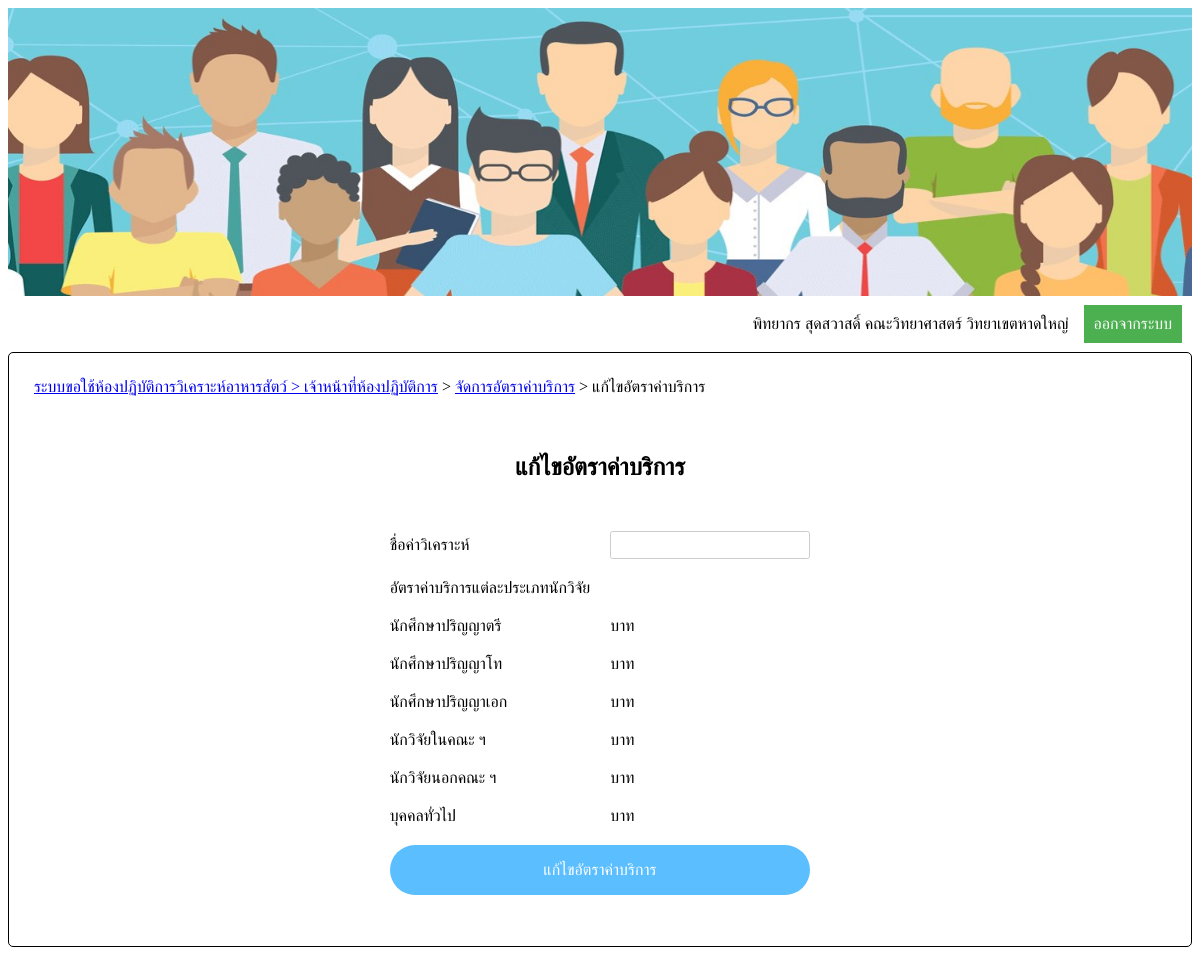
Screenshot of /AAddServiceCharge.php (signed in) with the database file from the repository.
### tables this page shows
CREATE TABLE `categorys` (
  `catCode` int(2) unsigned NOT NULL AUTO_INCREMENT,
  `catName` varchar(30) NOT NULL,
  PRIMARY KEY (`catCode`)
);

### AAddServiceCharge.php (the view, shortened to what this page needs)
<?php
		if(!(isset($_SESSION['memCode']) && isset($_SESSION['memName'])&& isset($_SESSION['facCode'])&& isset($_SESSION['facName'])&& isset($_SESSION['depCode']) && isset($_SESSION['depName'])))
		{
			echo "<script>
					alert('กรุณาเข้าสู่ระบบใหม่อีกครั้ง');
					window.open('login.php','_self');
			</script>";
		}else{
			$memName = $_SESSION['memName'];
			$facName = $_SESSION['facName'];
		}
?>
<html>
<head>
</head>
<body>
<?php
	$anaName = $_REQUEST['anaName'];
?>
	<center>
		<img src='img/hrm_3.jpg'>
	</center>
	<table id='tbLog' cellpadding='5' width='100%'>
		<tr align='right'>
			<td width='90%'>
				<?php echo "$memName $facName วิทยาเขตหาดใหญ่";  ?>
			</td>
			<td align='center'>
				<button id='signOut'>ออกจากระบบ</button>
			</td>
		</tr>
	</table>
	<table id='myTables' width='100%' cellspacing='10' cellpadding='5'>
		<tr>
			<td colspan='3'><a href='Amain.php'> ระบบขอใช้ห้องปฏิบัติการวิเคราะห์อาหารสัตว์ > เจ้าหน้าที่ห้องปฏิบัติการ</a> > <a href='AManageServiceCharge.php'>จัดการอัตราค่าบริการ</a> > แก้ไขอัตราค่าบริการ</td>
		</tr>
		<tr>
			<td>&nbsp;</td>
		</tr>
		<tr>
			<td>
				<div align='center'>
					<h2>แก้ไขอัตราค่าบริการ</h2>
				</div>
	<form id='myfrom' action='AAddQueryService.php' method='POST'>
		<table border='0' align='center' cellpadding='10' id='tbPrice'>
			<tr>
				<td>
				</td>
			</tr>
			<tr>
				<td>ชื่อค่าวิเคราะห์</td>
				<td>
				<?php
					echo "<input type='text' name='anaName' value='".$anaName."' readonly style='color:gray'>";
				?>
				</td>
			</tr>
			<tr>
				<td>อัตราค่าบริการแต่ละประเภทนักวิจัย</td>
			</tr>
			<?php
				require('connectDB.php');
				$sqlSearchCat = "select * from categorys order by catCode;";
				$resultSearchCat = mysqli_query($con,$sqlSearchCat);
				while($recnumSearchCat = mysqli_fetch_array($resultSearchCat))
				{
					echo "<tr>
								<td>$recnumSearchCat[1]</td>";
					echo "			<input type='hidden' name='level[]' value='".$recnumSearchCat[0]."'>
								</td>
							<td>บาท</td>
						</tr>";
				}
			?>
				<tr align='center'>
					<td colspan='3'>
						<button id='editPrice'>แก้ไขอัตราค่าบริการ</button>
					</td>
				</tr>
		</table>
</body>
</html>

### AAddServiceCharge.php (style rules this page uses)
body { font-family: sarabun; font-size: 100%; line-height: 1.5; height:90% }
img { height:40%; width:100%; }
table,#fixTB { border:0px solid black; border-collapse: collapse; }
#tbLog { border-left: none; border-right:none; border-top:none; border-bottom:none; }
#signOut { background-color: #4CAF50; border: none; color: white; padding:10px 10px; text-align:center; text-decoration:none; display: inline-block; font-size: 16px; margin: 4px 2px; cursor: pointer; }
input[type="text"] { width: 200px; padding: 0.4em; border-radius: 0.2em; border: 1px solid #ccc; outline: none; }
#editPrice { width: 100%; padding: 1em; border-radius: 30px; border: none; color: #fff; background-color: #5ABEFF; font-size: 1em; cursor:pointer; }
#myTables { border: 1px solid black; border-collapse: separate; border-radius: 5px; padding:10px; }

### rows the page displays
categorys: catName "นักศึกษาปริญญาตรี"
categorys: catName "นักศึกษาปริญญาโท"
categorys: catName "นักศึกษาปริญญาเอก"
categorys: catName "นักวิจัยในคณะ ฯ"
categorys: catName "นักวิจัยนอกคณะ ฯ"
categorys: catName "บุคคลทั่วไป"

### other values shown
$memName "พิทยากร สุดสวาสดิ์"
$facName "คณะวิทยาศาสตร์"
